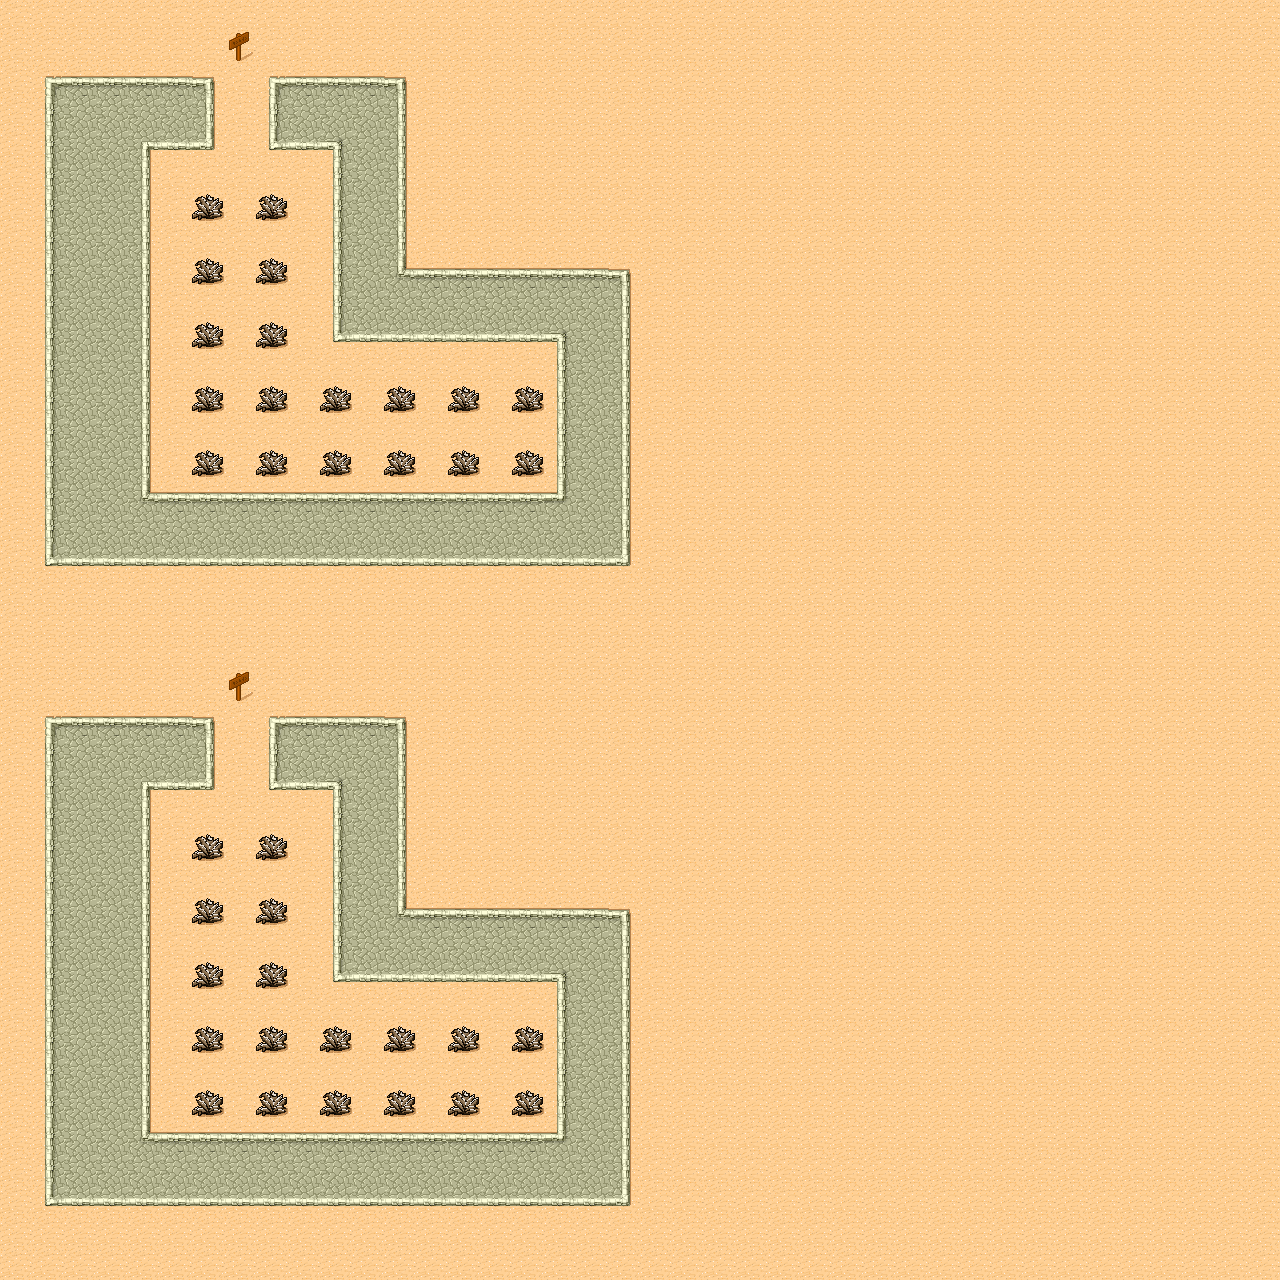

The image is a tile-based game level rendered from a .tmx file. Its description and complete source (layers, tilesets, objects, tile grids) follow:
An orthogonal 40x40 tile map with 32x32 px tiles, 1 tile layer (ground).

<map version="1.0" tiledversion="1.1.6" orientation="orthogonal" renderorder="left-down" width="40" height="40" tilewidth="32" tileheight="32" infinite="0" nextobjectid="1">
 <tileset firstgid="1" source="desert.tsx" />
 <layer name="ground" width="40" height="40">
  <data encoding="csv">
30,30,30,30,30,30,30,30,30,30,30,30,30,30,30,30,30,30,30,30,30,30,30,30,30,30,30,30,30,30,30,30,30,30,30,30,30,30,30,30,
30,30,30,30,30,30,30,46,30,30,30,30,30,30,30,30,30,30,30,30,30,30,30,30,30,30,30,30,30,30,30,30,30,30,30,30,30,30,30,30,
30,25,26,26,26,26,27,30,25,26,26,26,27,30,30,30,30,30,30,30,30,30,30,30,30,30,30,30,30,30,30,30,30,30,30,30,30,30,30,30,
30,33,34,34,34,34,35,30,33,34,34,34,35,30,30,30,30,30,30,30,30,30,30,30,30,30,30,30,30,30,30,30,30,30,30,30,30,30,30,30,
30,33,34,34,36,42,43,30,41,42,37,34,35,30,30,30,30,30,30,30,30,30,30,30,30,30,30,30,30,30,30,30,30,30,30,30,30,30,30,30,
30,33,34,34,35,30,30,30,30,30,33,34,35,30,30,30,30,30,30,30,30,30,30,30,30,30,30,30,30,30,30,30,30,30,30,30,30,30,30,30,
30,33,34,34,35,30,39,30,39,30,33,34,35,30,30,30,30,30,30,30,30,30,30,30,30,30,30,30,30,30,30,30,30,30,30,30,30,30,30,30,
30,33,34,34,35,30,30,30,30,30,33,34,35,30,30,30,30,30,30,30,30,30,30,30,30,30,30,30,30,30,30,30,30,30,30,30,30,30,30,30,
30,33,34,34,35,30,39,30,39,30,33,34,44,26,26,26,26,26,26,27,30,30,30,30,30,30,30,30,30,30,30,30,30,30,30,30,30,30,30,30,
30,33,34,34,35,30,30,30,30,30,33,34,34,34,34,34,34,34,34,35,30,30,30,30,30,30,30,30,30,30,30,30,30,30,30,30,30,30,30,30,
30,33,34,34,35,30,39,30,39,30,41,42,42,42,42,42,42,37,34,35,30,30,30,30,30,30,30,30,30,30,30,30,30,30,30,30,30,30,30,30,
30,33,34,34,35,30,30,30,30,30,30,30,30,30,30,30,30,33,34,35,30,30,30,30,30,30,30,30,30,30,30,30,30,30,30,30,30,30,30,30,
30,33,34,34,35,30,39,30,39,30,39,30,39,30,39,30,39,33,34,35,30,30,30,30,30,30,30,30,30,30,30,30,30,30,30,30,30,30,30,30,
30,33,34,34,35,30,30,30,30,30,30,30,30,30,30,30,30,33,34,35,30,30,30,30,30,30,30,30,30,30,30,30,30,30,30,30,30,30,30,30,
30,33,34,34,35,30,39,30,39,30,39,30,39,30,39,30,39,33,34,35,30,30,30,30,30,30,30,30,30,30,30,30,30,30,30,30,30,30,30,30,
30,33,34,34,44,26,26,26,26,26,26,26,26,26,26,26,26,45,34,35,30,30,30,30,30,30,30,30,30,30,30,30,30,30,30,30,30,30,30,30,
30,33,34,34,34,34,34,34,34,34,34,34,34,34,34,34,34,34,34,35,30,30,30,30,30,30,30,30,30,30,30,30,30,30,30,30,30,30,30,30,
30,41,42,42,42,42,42,42,42,42,42,42,42,42,42,42,42,42,42,43,30,30,30,30,30,30,30,30,30,30,30,30,30,30,30,30,30,30,30,30,
30,30,30,30,30,30,30,30,30,30,30,30,30,30,30,30,30,30,30,30,30,30,30,30,30,30,30,30,30,30,30,30,30,30,30,30,30,30,30,30,
30,30,30,30,30,30,30,30,30,30,30,30,30,30,30,30,30,30,30,30,30,30,30,30,30,30,30,30,30,30,30,30,30,30,30,30,30,30,30,30,
30,30,30,30,30,30,30,30,30,30,30,30,30,30,30,30,30,30,30,30,30,30,30,30,30,30,30,30,30,30,30,30,30,30,30,30,30,30,30,30,
30,30,30,30,30,30,30,46,30,30,30,30,30,30,30,30,30,30,30,30,30,30,30,30,30,30,30,30,30,30,30,30,30,30,30,30,30,30,30,30,
30,25,26,26,26,26,27,30,25,26,26,26,27,30,30,30,30,30,30,30,30,30,30,30,30,30,30,30,30,30,30,30,30,30,30,30,30,30,30,30,
30,33,34,34,34,34,35,30,33,34,34,34,35,30,30,30,30,30,30,30,30,30,30,30,30,30,30,30,30,30,30,30,30,30,30,30,30,30,30,30,
30,33,34,34,36,42,43,30,41,42,37,34,35,30,30,30,30,30,30,30,30,30,30,30,30,30,30,30,30,30,30,30,30,30,30,30,30,30,30,30,
30,33,34,34,35,30,30,30,30,30,33,34,35,30,30,30,30,30,30,30,30,30,30,30,30,30,30,30,30,30,30,30,30,30,30,30,30,30,30,30,
30,33,34,34,35,30,39,30,39,30,33,34,35,30,30,30,30,30,30,30,30,30,30,30,30,30,30,30,30,30,30,30,30,30,30,30,30,30,30,30,
30,33,34,34,35,30,30,30,30,30,33,34,35,30,30,30,30,30,30,30,30,30,30,30,30,30,30,30,30,30,30,30,30,30,30,30,30,30,30,30,
30,33,34,34,35,30,39,30,39,30,33,34,44,26,26,26,26,26,26,27,30,30,30,30,30,30,30,30,30,30,30,30,30,30,30,30,30,30,30,30,
30,33,34,34,35,30,30,30,30,30,33,34,34,34,34,34,34,34,34,35,30,30,30,30,30,30,30,30,30,30,30,30,30,30,30,30,30,30,30,30,
30,33,34,34,35,30,39,30,39,30,41,42,42,42,42,42,42,37,34,35,30,30,30,30,30,30,30,30,30,30,30,30,30,30,30,30,30,30,30,30,
30,33,34,34,35,30,30,30,30,30,30,30,30,30,30,30,30,33,34,35,30,30,30,30,30,30,30,30,30,30,30,30,30,30,30,30,30,30,30,30,
30,33,34,34,35,30,39,30,39,30,39,30,39,30,39,30,39,33,34,35,30,30,30,30,30,30,30,30,30,30,30,30,30,30,30,30,30,30,30,30,
30,33,34,34,35,30,30,30,30,30,30,30,30,30,30,30,30,33,34,35,30,30,30,30,30,30,30,30,30,30,30,30,30,30,30,30,30,30,30,30,
30,33,34,34,35,30,39,30,39,30,39,30,39,30,39,30,39,33,34,35,30,30,30,30,30,30,30,30,30,30,30,30,30,30,30,30,30,30,30,30,
30,33,34,34,44,26,26,26,26,26,26,26,26,26,26,26,26,45,34,35,30,30,30,30,30,30,30,30,30,30,30,30,30,30,30,30,30,30,30,30,
30,33,34,34,34,34,34,34,34,34,34,34,34,34,34,34,34,34,34,35,30,30,30,30,30,30,30,30,30,30,30,30,30,30,30,30,30,30,30,30,
30,41,42,42,42,42,42,42,42,42,42,42,42,42,42,42,42,42,42,43,30,30,30,30,30,30,30,30,30,30,30,30,30,30,30,30,30,30,30,30,
30,30,30,30,30,30,30,30,30,30,30,30,30,30,30,30,30,30,30,30,30,30,30,30,30,30,30,30,30,30,30,30,30,30,30,30,30,30,30,30,
30,30,30,30,30,30,30,30,30,30,30,30,30,30,30,30,30,30,30,30,30,30,30,30,30,30,30,30,30,30,30,30,30,30,30,30,30,30,30,30
</data>
 </layer>
</map>
